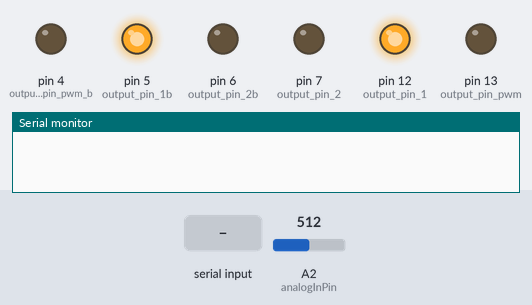
A sketch run on a simulated Arduino Uno, built with avr-gcc and run on an emulated ATmega328P. Shown: output pins drawn as LEDs (lit = HIGH), the last lines printed to the serial monitor. The test bench sets the inputs (shaded band); at power-on: A2 (analogInPin) = 512.

Above: at 0.1 s.
At 5.5 s:
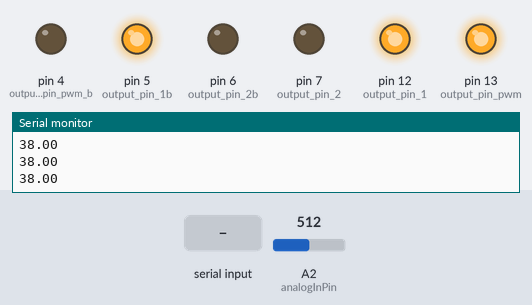
5.6 s: "5\n" received over Serial
Timing chart, 0 to 8.6 s (numbered marks = the images above; inputs shaded):
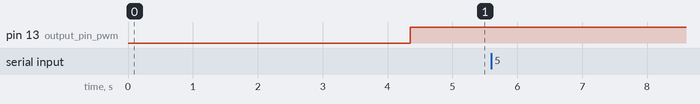

The sketch:

current_sensor_calibration.ino
```cpp
/*  SparkFun ACS712 and ACS723 Demo
    Created by George Beckstein for SparkFun
    4/30/2017
    Updated by SFE
    6/14/2018

    Uses an Arduino to set up the ACS712 and ACS723 Current Sensors
    See the tutorial at: https://learn.sparkfun.com/tutorials/current-sensor-breakout-acs723-hookup-guide

    Parts you may need:
    - 100 Ohm, 1/2W or greater resistor OR two 220 Ohm 1/4 resistors in parallel
    - ACS712 Breakout with on-board amplifier or ACS723 Current Sensor (Low Current)

    Optional equipment:
    - Oscilloscope
    - Multimeter (or two)
    - A power supply with current limiting/constant current would be handy to calibrate the device without using resistors
*/

const int analogInPin = A2;
const int output_pin_pwm_b = 4;
const int output_pin_1b = 5;
const int output_pin_2b = 6;
const int output_pin_1 = 12;
const int output_pin_2 = 7;
const int output_pin_pwm = 13;

// Number of samples to average the reading over
// Change this to make the reading smoother... but beware of buffer overflows!
const int avgSamples = 1;

int sensorValue = 0;

// float sensitivity = 100.0 / 500.0; //100mA per 500mV = 0.2
// float sensitivity = 1.0705;
float sensitivity = 0.59426;
float Vref = 2497; // Output voltage with no current: ~ 2500mV or 2.5V
float curr_offset = 38;
long int sum_v = 0;
int num = 20;
int cur_avg = 0;

int cur_in = 0;

float calibrate(){
  float sensor_sum = 0;
  float out = 0;
  for(int i=0; i<2000; i++){
    sensor_sum += analogRead(analogInPin);
    delay(2);
  }
  out = sensor_sum * 4.88 / 2000;
  return out;
}

float get_offset(){
  Serial.println("Please enter measured current, in mA");
  while(Serial.available() <= 0) continue;
  if(Serial.available() > 0) return (int)Serial.parseInt();
  return 0;
}

float get_gain(float v_ref){
  int cur_curr = 0;
  float output = 0;

  Serial.println("Should gain be reset? If so, please ensure that there is a load is in the circuit. y/n");
  while(!Serial.available()) continue;
  if(Serial.available() && Serial.read() == 'n') return 0;

  Serial.println("Please enter measured current, in mA");
  while(Serial.available() <= 0) continue;
  if(Serial.available() > 0) cur_curr = (int)Serial.parseInt();

  float sensor_sum = 0;
  float cur_v = 0;
  for(int i=0; i<2000; i++){
    sensor_sum += analogRead(analogInPin);
    delay(2);
  }
  Serial.print("sensor_sum: ");
  Serial.println(sensor_sum);
  cur_v = sensor_sum * 4.88 / 2000.0;
  output = (cur_curr - curr_offset) / (cur_v - v_ref);
  Serial.print("The sensitivity/gain is set to be:");
  Serial.println(output, 5);
  return output;
}

void setup() {
  // initialize serial communications at 9600 bps:
  pinMode(output_pin_1, OUTPUT);
  pinMode(output_pin_2, OUTPUT);
  pinMode(output_pin_1b, OUTPUT);
  pinMode(output_pin_2b, OUTPUT);

  analogWrite(output_pin_pwm, 0);
  digitalWrite(output_pin_1, HIGH);
  digitalWrite(output_pin_2, LOW);

  analogWrite(output_pin_pwm_b, 0);
  digitalWrite(output_pin_1b, HIGH);
  digitalWrite(output_pin_2b, LOW);
  Serial.begin(9600);
  delay(100);
  Vref = calibrate();
  // sensitivity = get_gain(Vref);
  Serial.print("Vref:");
  Serial.println(Vref);
}

void loop() {
    analogWrite(output_pin_pwm, 200);
    // digitalWrite(output_pin_1, HIGH);
    // digitalWrite(output_pin_2, LOW);
    if(Serial.available() > 0){
      cur_in = (int) Serial.parseInt();
      if(cur_in >= 0) analogWrite(output_pin_pwm, cur_in);
      else if (cur_in == -1){
        sensitivity = get_gain(Vref);
      }
      else if(cur_in == -2){
        curr_offset = get_offset();
      }
    }
// read the analog in value:
  for (int i = 0; i < avgSamples; i++)
  {
    sensorValue += analogRead(analogInPin);

    // wait 2 milliseconds before the next loop
    // for the analog-to-digital converter to settle
    // after the last reading:
    delay(2);

  }

  sensorValue = sensorValue / avgSamples;

  // The on-board ADC is 10-bits -> 2^10 = 1024 -> 5V / 1024 ~= 4.88mV
  // The voltage is in millivolts
  float voltage = 4.88 * sensorValue;

  // This will calculate the actual current (in mA)
  // Using the Vref and sensitivity settings you configure
  float current = (voltage - Vref) * sensitivity;

  // This is the raw sensor value, not very useful without some calculations
  //Serial.print(sensorValue);

  /*************************************************************************************
   * Step 1.)
   * Uncomment and run the following code to set up the baseline voltage
   * (the voltage with 0 current flowing through the device).
   * Make sure no current is flowing through the IP+ and IP- terminals during this part!
   *
   * The output units are in millivolts. Use the Arduino IDE's Tools->Serial Plotter
   * To see a plot of the output. Adjust the Vref potentiometer to set the reference
   * voltage. This allows the sensor to output positive and negative currents!
   *************************************************************************************/

  // Serial.print(voltage);
  //Serial.print("mV");

  /*************************************************************************************
   * Step 2.)
   * Keep running the same code as above to set up the sensitivity
   * (how many millivolts are output per Amp of current.
   *
   * This time, use a known load current (measure this with a multimeter)
   * to give a constant output voltage. Adjust the sensitivity by turning the
   * gain potentiometer.
   *
   * The sensitivity will be (known current)/(Vreading - Vref).
   *************************************************************************************/

    /*************************************************************************************
   * Step 3.)
   * Comment out the code used for the last two parts and uncomment the following code.
   * When you have performed the calibration steps above, make sure to change the
   * global variables "sensitivity" and "Vref" to what you have set up.
   *
   * This next line of code will print out the calculated current from these parameters.
   * The output is in mA
   *************************************************************************************/

  sum_v = sum_v + current - cur_avg;
  cur_avg = sum_v / num;
  Serial.print((cur_avg + 38.0));
  //Serial.print("mA");


  // -- DO NOT UNCOMMENT BELOW THIS LINE --
  Serial.print("\n");

  // Reset the sensor value for the next reading
  sensorValue = 0;
}
```
